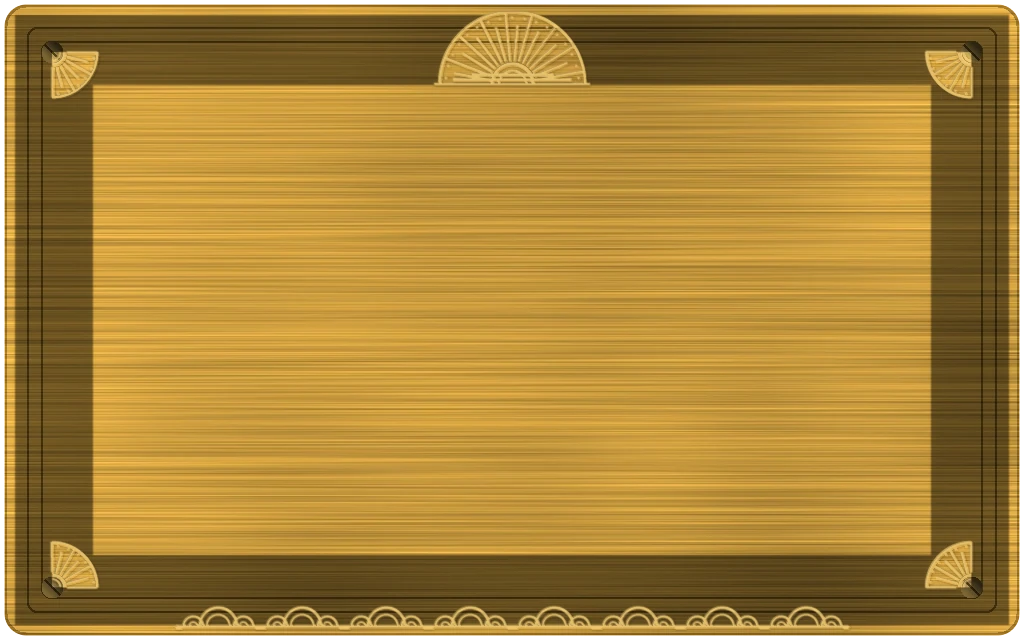
#> input picture gallery-courtyard/story-plaques/story-plate-brass-room-01.webp, 1024 x 640 px, given in place of story-plate-dark.webp, which was not available
$ python contact.py
#> lines starting #> are read from the running program, lines starting #| are printed output that depends on the picture
from PIL import Image, ImageDraw, ImageFont; import json, glob
m = json.load(open('story-plates.json')); x0, y0, x1, y1 = m['text_rect_px_desktop_topleft']
#> (reads gallery-courtyard/story-plaques/story-plates.json from the repository)
fp = (glob.glob('/usr/share/fonts/**/DejaVuSerif.ttf', recursive=True) or [None])[0]
f1 = ImageFont.truetype(fp, 34) if fp else ImageFont.load_default(); f2 = ImageFont.truetype(fp, 22) if fp else f1
S = Image.new('RGB', (3 * 540 + 20, 2 * 360 + 3 * 40), '#e4ddd2'); d = ImageDraw.Draw(S)
#> after `S = Image.new('RGB', (3 * 540 + 20, 2 * 360 + 3 * 40), '#e4ddd2')`:
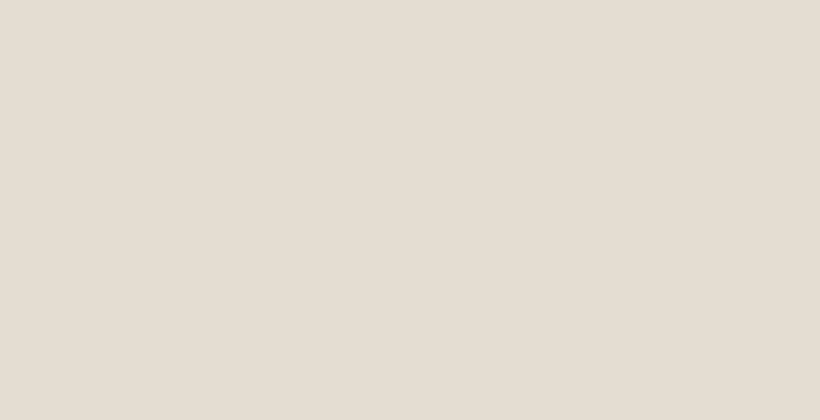
#> S: PIL image 1640x840 RGB (shown at 1/2 size); mean R, G, B 228, 221, 210
for i, k in enumerate(('dark', 'brass', 'enamel')):
    a = Image.open(f'story-plate-{k}.webp').convert('RGBA'); ink = m['variants'][k]['ink']
#> further down, a is the input picture: PIL image 1024x640 RGBA; mean R, G, B, A 168.9, 130, 51.9, 249
    t = a.copy(); td = ImageDraw.Draw(t); td.rectangle((x0, y0, x1, y1), outline='#ff3b7f', width=3)
    td.text((x0 + 10, y0 + 8), 'The Courtyard Story', font=f1, fill=ink)
    for j, line in enumerate(['Sample Writer copy drawn inside text_rect_uv.', 'Pink box = text rect (u %.3f-%.3f, v %.3f-%.3f).' % (m['text_rect_uv']['u0'], m['text_rect_uv']['u1'], m['text_rect_uv']['v0'], m['text_rect_uv']['v1'])]):
        td.text((x0 + 10, y0 + 70 + 34 * j), line, font=f2, fill=ink)
    for r, (im, lab) in enumerate([(a, f'{k} (blank, desktop 1024x640)'), (t, f'{k} with text rect + sample copy')]):
        S.paste(im.resize((520, 325)), (10 + i * 540, 40 + r * 400), im.resize((520, 325)))
        d.text((10 + i * 540, 14 + r * 400), lab, fill='#222', font=f2)
#> this loop made 2 passes
#> (r, lab) on passes 1 to 2: (0, 'dark (blank, desktop 1024x640)'), (1, 'dark with text rect + sample copy')
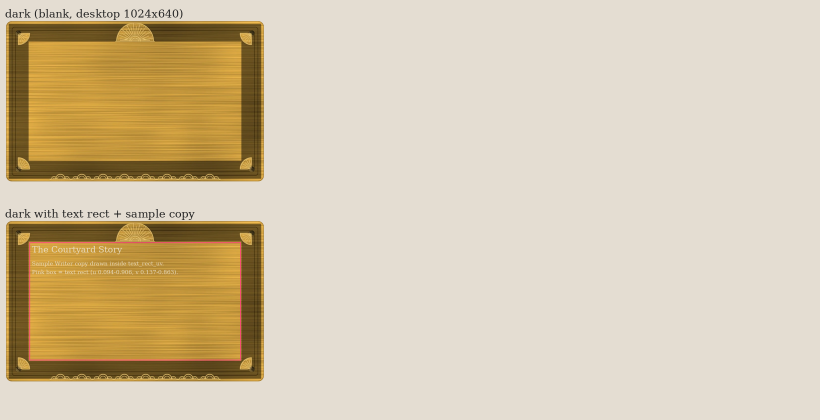
#> S: PIL image 1640x840 RGB (shown at 1/2 size); mean R, G, B 213.5, 198.7, 172
#> pass 2 of the loop `for i, k in enumerate(('dark', 'brass', 'enamel')):`:
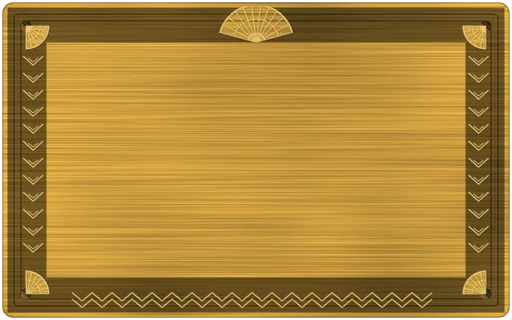
#> input picture gallery-courtyard/story-plaques/story-plate-brass-room-02.phone.webp, 512 x 320 px, given in place of story-plate-brass.webp, which was not available
#> a is the input picture: PIL image 512x320 RGBA; mean R, G, B, A 169, 130.9, 54.5, 249
#> the loop `for r, (im, lab) in enumerate([(a, f'{k} (blank, desktop 1024x640)'), ..` made 2 passes
#> after the loop `for r, (im, lab) in enumerate([(a, f'{k} (blank, desktop 1024x640)'), ..`:
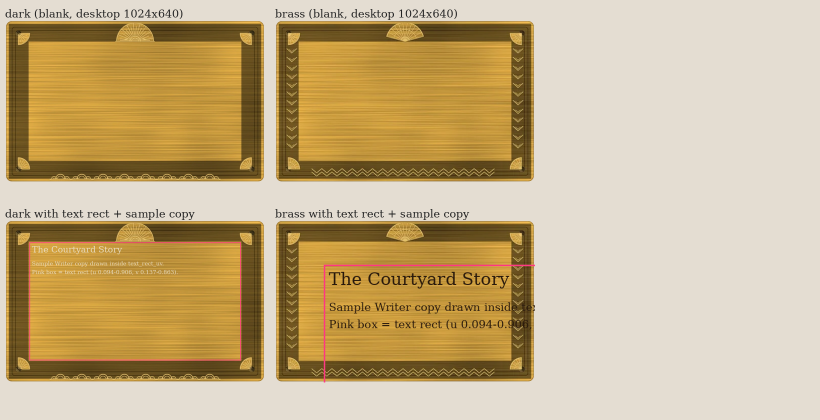
#> S: PIL image 1640x840 RGB (shown at 1/2 size); mean R, G, B 198.5, 176, 133.9
S.save('preview.png'); print(S.size)
#| (1640, 840)
